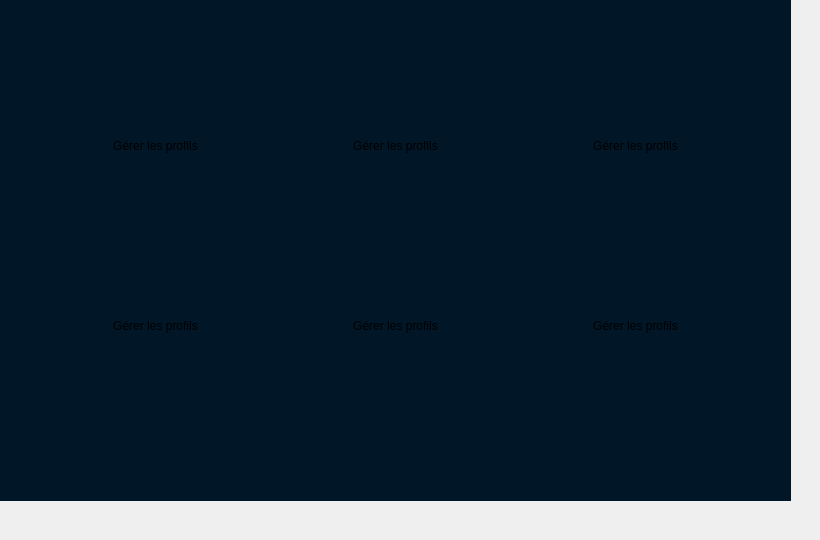
    <widget class="QWidget" name="page_6">
     <widget class="QPushButton" name="pushButtonAdminHomeIns">
      <property name="geometry">
       <rect>
        <x>50</x>
        <y>80</y>
        <width>211</width>
        <height>131</height>
       </rect>
      </property>
      <property name="styleSheet">
       <string notr="true">border-image:url(&quot;C:/Users/mohamed ben samir/Documents/profil/images/btnbg.jpg&quot;);
border-radius:10px;
color:#000;</string>
      </property>
      <property name="text">
       <string>Gérer les profils</string>
      </property>
     </widget>
     <widget class="QLabel" name="label_8">
      <property name="geometry">
       <rect>
        <x>-20</x>
        <y>-30</y>
        <width>811</width>
        <height>531</height>
       </rect>
      </property>
      <property name="styleSheet">
       <string notr="true">background-color: #011627;
border:3px solide rgb(136, 136, 136);
</string>
      </property>
      <property name="text">
       <string/>
      </property>
     </widget>
     <widget class="QPushButton" name="pushButtonAdminHomeIns_2">
      <property name="geometry">
       <rect>
        <x>290</x>
        <y>80</y>
        <width>211</width>
        <height>131</height>
       </rect>
      </property>
      <property name="styleSheet">
       <string notr="true">border-image:url(&quot;C:/Users/mohamed ben samir/Documents/profil/images/btnbg.jpg&quot;);
border-radius:10px;
color:#000;</string>
      </property>
      <property name="text">
       <string>Gérer les profils</string>
      </property>
     </widget>
     <widget class="QPushButton" name="pushButtonAdminHomeIns_3">
      <property name="geometry">
       <rect>
        <x>530</x>
        <y>80</y>
        <width>211</width>
        <height>131</height>
       </rect>
      </property>
      <property name="styleSheet">
       <string notr="true">border-image:url(&quot;C:/Users/mohamed ben samir/Documents/profil/images/btnbg.jpg&quot;);
border-radius:10px;
color:#000;</string>
      </property>
      <property name="text">
       <string>Gérer les profils</string>
      </property>
     </widget>
     <widget class="QPushButton" name="pushButtonAdminHomeIns_4">
      <property name="geometry">
       <rect>
        <x>50</x>
        <y>260</y>
        <width>211</width>
        <height>131</height>
       </rect>
      </property>
      <property name="styleSheet">
       <string notr="true">border-image:url(&quot;C:/Users/mohamed ben samir/Documents/profil/images/btnbg.jpg&quot;);
border-radius:10px;
color:#000;</string>
      </property>
      <property name="text">
       <string>Gérer les profils</string>
      </property>
     </widget>
     <widget class="QPushButton" name="pushButtonAdminHomeIns_5">
      <property name="geometry">
       <rect>
        <x>290</x>
        <y>260</y>
        <width>211</width>
        <height>131</height>
       </rect>
      </property>
      <property name="styleSheet">
       <string notr="true">border-image:url(&quot;C:/Users/mohamed ben samir/Documents/profil/images/btnbg.jpg&quot;);
border-radius:10px;
color:#000;</string>
      </property>
      <property name="text">
       <string>Gérer les profils</string>
      </property>
     </widget>
     <widget class="QPushButton" name="pushButtonAdminHomeIns_6">
      <property name="geometry">
       <rect>
        <x>530</x>
        <y>260</y>
        <width>211</width>
        <height>131</height>
       </rect>
      </property>
      <property name="styleSheet">
       <string notr="true">border-image:url(&quot;C:/Users/mohamed ben samir/Documents/profil/images/btnbg.jpg&quot;);
border-radius:10px;
color:#000;</string>
      </property>
      <property name="text">
       <string>Gérer les profils</string>
      </property>
     </widget>
     <zorder>label_8</zorder>
     <zorder>pushButtonAdminHomeIns</zorder>
     <zorder>pushButtonAdminHomeIns_2</zorder>
     <zorder>pushButtonAdminHomeIns_3</zorder>
     <zorder>pushButtonAdminHomeIns_4</zorder>
     <zorder>pushButtonAdminHomeIns_5</zorder>
     <zorder>pushButtonAdminHomeIns_6</zorder>
    </widget>
